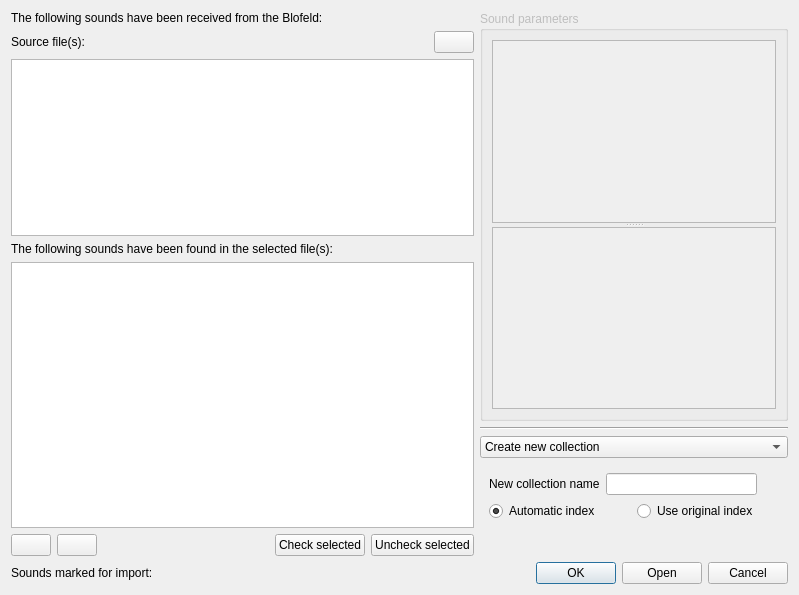
<?xml version="1.0" encoding="UTF-8"?>
<ui version="4.0">
 <class>Dialog</class>
 <widget class="QDialog" name="Dialog">
  <property name="geometry">
   <rect>
    <x>0</x>
    <y>0</y>
    <width>799</width>
    <height>595</height>
   </rect>
  </property>
  <layout class="QGridLayout" name="gridLayout_2" columnstretch="6,4">
   <item row="1" column="0">
    <widget class="QWidget" name="importHeader" native="true">
     <property name="sizePolicy">
      <sizepolicy hsizetype="Preferred" vsizetype="Maximum">
       <horstretch>0</horstretch>
       <verstretch>0</verstretch>
      </sizepolicy>
     </property>
     <layout class="QGridLayout" name="gridLayout_3">
      <property name="margin">
       <number>0</number>
      </property>
      <item row="0" column="0">
       <widget class="QLabel" name="label">
        <property name="text">
         <string>Source file(s):</string>
        </property>
       </widget>
      </item>
      <item row="0" column="1">
       <widget class="QPushButton" name="browseBtn">
        <property name="sizePolicy">
         <sizepolicy hsizetype="Maximum" vsizetype="Fixed">
          <horstretch>0</horstretch>
          <verstretch>0</verstretch>
         </sizepolicy>
        </property>
        <property name="icon">
         <iconset theme="document-open">
          <normaloff/>
         </iconset>
        </property>
       </widget>
      </item>
      <item row="1" column="0" colspan="2">
       <widget class="QListView" name="sourceFileView">
        <property name="editTriggers">
         <set>QAbstractItemView::NoEditTriggers</set>
        </property>
        <property name="selectionMode">
         <enum>QAbstractItemView::NoSelection</enum>
        </property>
        <property name="textElideMode">
         <enum>Qt::ElideMiddle</enum>
        </property>
       </widget>
      </item>
      <item row="2" column="0" colspan="2">
       <widget class="QLabel" name="label_2">
        <property name="text">
         <string>The following sounds have been found in the selected file(s):</string>
        </property>
       </widget>
      </item>
     </layout>
    </widget>
   </item>
   <item row="2" column="0">
    <widget class="QTableView" name="dumpTable">
     <property name="contextMenuPolicy">
      <enum>Qt::CustomContextMenu</enum>
     </property>
     <property name="editTriggers">
      <set>QAbstractItemView::NoEditTriggers</set>
     </property>
     <property name="selectionBehavior">
      <enum>QAbstractItemView::SelectRows</enum>
     </property>
     <property name="horizontalScrollMode">
      <enum>QAbstractItemView::ScrollPerPixel</enum>
     </property>
     <property name="wordWrap">
      <bool>false</bool>
     </property>
     <attribute name="horizontalHeaderHighlightSections">
      <bool>false</bool>
     </attribute>
    </widget>
   </item>
   <item row="3" column="0">
    <layout class="QHBoxLayout" name="horizontalLayout">
     <item>
      <widget class="QPushButton" name="selectAllBtn">
       <property name="toolTip">
        <string>Select all</string>
       </property>
       <property name="icon">
        <iconset theme="edit-select-all">
         <normaloff/>
        </iconset>
       </property>
      </widget>
     </item>
     <item>
      <widget class="QPushButton" name="selectNoneBtn">
       <property name="sizePolicy">
        <sizepolicy hsizetype="Maximum" vsizetype="Fixed">
         <horstretch>0</horstretch>
         <verstretch>0</verstretch>
        </sizepolicy>
       </property>
       <property name="toolTip">
        <string>Select none</string>
       </property>
       <property name="icon">
        <iconset theme="edit-select-none">
         <normaloff/>
        </iconset>
       </property>
      </widget>
     </item>
     <item>
      <spacer name="horizontalSpacer">
       <property name="orientation">
        <enum>Qt::Horizontal</enum>
       </property>
       <property name="sizeHint" stdset="0">
        <size>
         <width>40</width>
         <height>20</height>
        </size>
       </property>
      </spacer>
     </item>
     <item>
      <widget class="QPushButton" name="checkSelectionBtn">
       <property name="text">
        <string>Check selected</string>
       </property>
       <property name="icon">
        <iconset theme="checkmark">
         <normaloff/>
        </iconset>
       </property>
      </widget>
     </item>
     <item>
      <widget class="QPushButton" name="uncheckSelectionBtn">
       <property name="text">
        <string>Uncheck selected</string>
       </property>
       <property name="icon">
        <iconset theme="list-remove">
         <normaloff/>
        </iconset>
       </property>
      </widget>
     </item>
    </layout>
   </item>
   <item row="4" column="0" colspan="2">
    <layout class="QHBoxLayout" name="horizontalLayout_3">
     <item>
      <widget class="QLabel" name="label_3">
       <property name="text">
        <string>Sounds marked for import: </string>
       </property>
      </widget>
     </item>
     <item>
      <widget class="QLabel" name="countLbl">
       <property name="text">
        <string/>
       </property>
      </widget>
     </item>
     <item>
      <widget class="QDialogButtonBox" name="buttonBox">
       <property name="orientation">
        <enum>Qt::Horizontal</enum>
       </property>
       <property name="standardButtons">
        <set>QDialogButtonBox::Cancel|QDialogButtonBox::Ok|QDialogButtonBox::Open</set>
       </property>
      </widget>
     </item>
    </layout>
   </item>
   <item row="0" column="1" rowspan="4">
    <layout class="QGridLayout" name="gridLayout">
     <item row="3" column="0">
      <widget class="QStackedWidget" name="destinationStack">
       <property name="currentIndex">
        <number>2</number>
       </property>
       <widget class="QWidget" name="noImportPage"/>
       <widget class="QWidget" name="collImportPage">
        <layout class="QGridLayout" name="gridLayout_4">
         <item row="0" column="1">
          <widget class="QComboBox" name="collectionCombo">
           <item>
            <property name="text">
             <string>Main library</string>
            </property>
            <property name="icon">
             <iconset theme="go-home">
              <normaloff/>
             </iconset>
            </property>
           </item>
          </widget>
         </item>
         <item row="0" column="0">
          <widget class="QLabel" name="label_4">
           <property name="sizePolicy">
            <sizepolicy hsizetype="Maximum" vsizetype="Preferred">
             <horstretch>0</horstretch>
             <verstretch>0</verstretch>
            </sizepolicy>
           </property>
           <property name="text">
            <string>Destination:</string>
           </property>
          </widget>
         </item>
         <item row="1" column="0" colspan="2">
          <widget class="QWidget" name="collImportModeWidget" native="true">
           <property name="enabled">
            <bool>false</bool>
           </property>
           <layout class="QGridLayout" name="gridLayout_5">
            <property name="margin">
             <number>0</number>
            </property>
            <item row="0" column="0">
             <widget class="QRadioButton" name="collAutoIndexRadio">
              <property name="text">
               <string>Automatic index</string>
              </property>
              <property name="checked">
               <bool>true</bool>
              </property>
              <attribute name="buttonGroup">
               <string notr="true">collIndexModeGroup</string>
              </attribute>
             </widget>
            </item>
            <item row="0" column="1">
             <widget class="QRadioButton" name="collSourceIndexRadio">
              <property name="text">
               <string>Use original index</string>
              </property>
              <attribute name="buttonGroup">
               <string notr="true">collIndexModeGroup</string>
              </attribute>
             </widget>
            </item>
            <item row="1" column="0" colspan="2">
             <widget class="QCheckBox" name="overwriteChk">
              <property name="sizePolicy">
               <sizepolicy hsizetype="Expanding" vsizetype="Fixed">
                <horstretch>0</horstretch>
                <verstretch>0</verstretch>
               </sizepolicy>
              </property>
              <property name="text">
               <string>Overwrite existing sound slots</string>
              </property>
             </widget>
            </item>
            <item row="2" column="0">
             <spacer name="verticalSpacer_2">
              <property name="orientation">
               <enum>Qt::Vertical</enum>
              </property>
              <property name="sizeHint" stdset="0">
               <size>
                <width>20</width>
                <height>0</height>
               </size>
              </property>
             </spacer>
            </item>
           </layout>
          </widget>
         </item>
        </layout>
       </widget>
       <widget class="QWidget" name="newImportPage">
        <layout class="QGridLayout" name="gridLayout_6">
         <item row="0" column="0">
          <widget class="QLabel" name="label_5">
           <property name="sizePolicy">
            <sizepolicy hsizetype="Maximum" vsizetype="Preferred">
             <horstretch>0</horstretch>
             <verstretch>0</verstretch>
            </sizepolicy>
           </property>
           <property name="text">
            <string>New collection name</string>
           </property>
          </widget>
         </item>
         <item row="0" column="1">
          <widget class="CollectionNameEdit" name="newEdit">
           <property name="maxLength">
            <number>32</number>
           </property>
          </widget>
         </item>
         <item row="1" column="0" colspan="3">
          <layout class="QHBoxLayout" name="horizontalLayout_4">
           <property name="margin">
            <number>0</number>
           </property>
           <item>
            <widget class="QRadioButton" name="newAutoIndexRadio">
             <property name="text">
              <string>Automatic index</string>
             </property>
             <property name="checked">
              <bool>true</bool>
             </property>
             <attribute name="buttonGroup">
              <string notr="true">newIndexModeGroup</string>
             </attribute>
            </widget>
           </item>
           <item>
            <widget class="QRadioButton" name="newSourceIndexRadio">
             <property name="text">
              <string>Use original index</string>
             </property>
             <attribute name="buttonGroup">
              <string notr="true">newIndexModeGroup</string>
             </attribute>
            </widget>
           </item>
          </layout>
         </item>
         <item row="0" column="2">
          <widget class="QLabel" name="newIcon">
           <property name="minimumSize">
            <size>
             <width>16</width>
             <height>0</height>
            </size>
           </property>
          </widget>
         </item>
         <item row="2" column="0">
          <spacer name="verticalSpacer">
           <property name="orientation">
            <enum>Qt::Vertical</enum>
           </property>
           <property name="sizeHint" stdset="0">
            <size>
             <width>20</width>
             <height>40</height>
            </size>
           </property>
          </spacer>
         </item>
        </layout>
       </widget>
      </widget>
     </item>
     <item row="2" column="0">
      <widget class="QComboBox" name="importCombo">
       <property name="currentIndex">
        <number>2</number>
       </property>
       <item>
        <property name="text">
         <string>Do not import</string>
        </property>
       </item>
       <item>
        <property name="text">
         <string>Import to collection</string>
        </property>
       </item>
       <item>
        <property name="text">
         <string>Create new collection</string>
        </property>
       </item>
      </widget>
     </item>
     <item row="1" column="0">
      <widget class="Line" name="line_2">
       <property name="orientation">
        <enum>Qt::Horizontal</enum>
       </property>
      </widget>
     </item>
     <item row="0" column="0">
      <widget class="QGroupBox" name="paramGroupBox">
       <property name="enabled">
        <bool>false</bool>
       </property>
       <property name="title">
        <string>Sound parameters</string>
       </property>
       <layout class="QVBoxLayout" name="verticalLayout">
        <item>
         <widget class="QSplitter" name="paramSplitter">
          <property name="orientation">
           <enum>Qt::Vertical</enum>
          </property>
          <widget class="QTreeView" name="paramTree">
           <property name="editTriggers">
            <set>QAbstractItemView::NoEditTriggers</set>
           </property>
           <attribute name="headerVisible">
            <bool>false</bool>
           </attribute>
          </widget>
          <widget class="QTableView" name="valueTable">
           <property name="editTriggers">
            <set>QAbstractItemView::NoEditTriggers</set>
           </property>
           <property name="selectionMode">
            <enum>QAbstractItemView::NoSelection</enum>
           </property>
           <property name="wordWrap">
            <bool>false</bool>
           </property>
           <attribute name="horizontalHeaderHighlightSections">
            <bool>false</bool>
           </attribute>
          </widget>
         </widget>
        </item>
       </layout>
      </widget>
     </item>
    </layout>
   </item>
   <item row="0" column="0">
    <widget class="QWidget" name="dumpHeader" native="true">
     <layout class="QVBoxLayout" name="verticalLayout_2">
      <property name="margin">
       <number>0</number>
      </property>
      <item>
       <widget class="QLabel" name="dumpHeaderLbl">
        <property name="text">
         <string>The following sounds have been received from the Blofeld:</string>
        </property>
       </widget>
      </item>
     </layout>
    </widget>
   </item>
  </layout>
 </widget>
 <customwidgets>
  <customwidget>
   <class>CollectionNameEdit</class>
   <extends>QLineEdit</extends>
   <header>bigglesworth.dialogs.dump</header>
  </customwidget>
 </customwidgets>
 <resources/>
 <connections>
  <connection>
   <sender>buttonBox</sender>
   <signal>rejected()</signal>
   <receiver>Dialog</receiver>
   <slot>reject()</slot>
   <hints>
    <hint type="sourcelabel">
     <x>318</x>
     <y>558</y>
    </hint>
    <hint type="destinationlabel">
     <x>286</x>
     <y>274</y>
    </hint>
   </hints>
  </connection>
  <connection>
   <sender>importCombo</sender>
   <signal>currentIndexChanged(int)</signal>
   <receiver>destinationStack</receiver>
   <slot>setCurrentIndex(int)</slot>
   <hints>
    <hint type="sourcelabel">
     <x>559</x>
     <y>348</y>
    </hint>
    <hint type="destinationlabel">
     <x>562</x>
     <y>369</y>
    </hint>
   </hints>
  </connection>
 </connections>
 <buttongroups>
  <buttongroup name="collIndexModeGroup"/>
  <buttongroup name="newIndexModeGroup"/>
 </buttongroups>
</ui>
